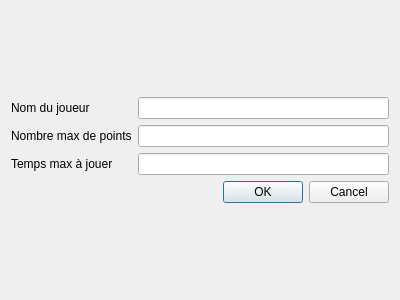
<?xml version="1.0" encoding="UTF-8"?>
<ui version="4.0">
 <class>ConfigPartie</class>
 <widget class="QDialog" name="ConfigPartie">
  <property name="geometry">
   <rect>
    <x>0</x>
    <y>0</y>
    <width>400</width>
    <height>300</height>
   </rect>
  </property>
  <property name="windowTitle">
   <string>Dialog</string>
  </property>
  <layout class="QVBoxLayout" name="verticalLayout_3">
   <item>
    <layout class="QVBoxLayout" name="verticalLayout">
     <item>
      <layout class="QVBoxLayout" name="verticalLayout_2">
       <item>
        <layout class="QGridLayout" name="gridLayout">
         <item row="1" column="0">
          <widget class="QLabel" name="label_2">
           <property name="text">
            <string>Nombre max de points</string>
           </property>
          </widget>
         </item>
         <item row="2" column="0">
          <widget class="QLabel" name="label_3">
           <property name="text">
            <string>Temps max à jouer</string>
           </property>
          </widget>
         </item>
         <item row="1" column="1">
          <widget class="QLineEdit" name="lineMaxPoints"/>
         </item>
         <item row="0" column="0">
          <widget class="QLabel" name="label">
           <property name="text">
            <string>Nom du joueur</string>
           </property>
          </widget>
         </item>
         <item row="0" column="1">
          <widget class="QLineEdit" name="lineNom"/>
         </item>
         <item row="2" column="1">
          <widget class="QLineEdit" name="lineMaxTemps"/>
         </item>
        </layout>
       </item>
      </layout>
     </item>
     <item>
      <widget class="QDialogButtonBox" name="buttonBox">
       <property name="orientation">
        <enum>Qt::Horizontal</enum>
       </property>
       <property name="standardButtons">
        <set>QDialogButtonBox::Cancel|QDialogButtonBox::Ok</set>
       </property>
      </widget>
     </item>
    </layout>
   </item>
  </layout>
 </widget>
 <resources/>
 <connections>
  <connection>
   <sender>buttonBox</sender>
   <signal>accepted()</signal>
   <receiver>ConfigPartie</receiver>
   <slot>accept()</slot>
   <hints>
    <hint type="sourcelabel">
     <x>248</x>
     <y>254</y>
    </hint>
    <hint type="destinationlabel">
     <x>157</x>
     <y>274</y>
    </hint>
   </hints>
  </connection>
  <connection>
   <sender>buttonBox</sender>
   <signal>rejected()</signal>
   <receiver>ConfigPartie</receiver>
   <slot>reject()</slot>
   <hints>
    <hint type="sourcelabel">
     <x>316</x>
     <y>260</y>
    </hint>
    <hint type="destinationlabel">
     <x>286</x>
     <y>274</y>
    </hint>
   </hints>
  </connection>
 </connections>
</ui>
